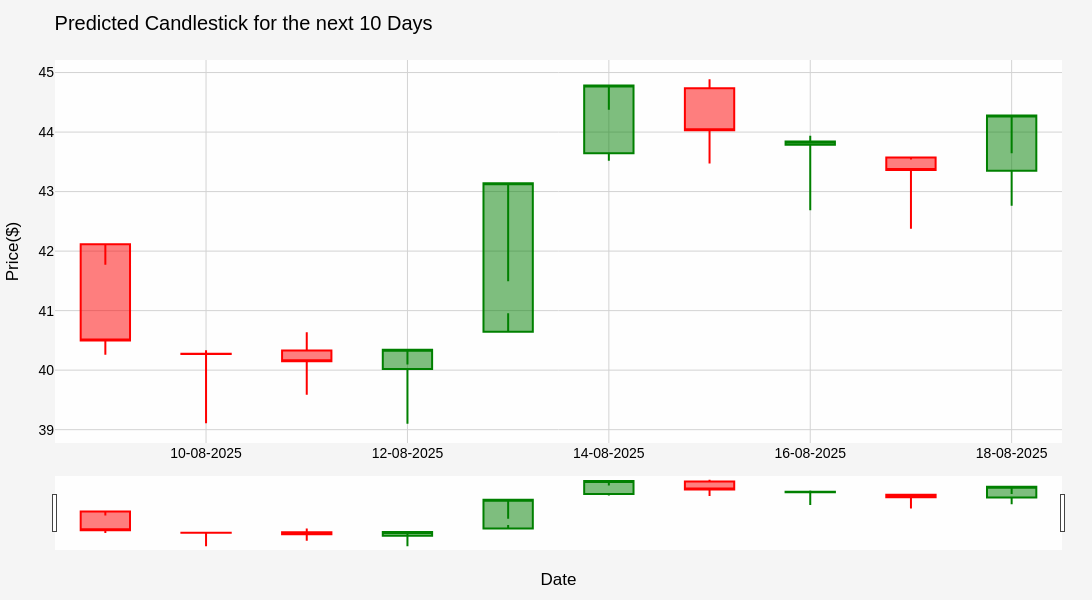

The cell this chart's notebook holds for it:
### Code cell
predicted_data_next_10_days = np.array(latest_prediction).reshape(-1, 5)


predicted_open_scaled  = predicted_data_next_10_days[:, 0].reshape(-1, 1)
predicted_high_scaled  = predicted_data_next_10_days[:, 1].reshape(-1, 1)
predicted_low_scaled   = predicted_data_next_10_days[:, 2].reshape(-1, 1)
predicted_close_scaled = predicted_data_next_10_days[:, 4].reshape(-1, 1)

predicted_open = scalers['Open'].inverse_transform(predicted_open_scaled)
predicted_high = scalers['High'].inverse_transform(predicted_high_scaled)
predicted_low = scalers['Low'].inverse_transform(predicted_low_scaled)
predicted_close = scalers['Close'].inverse_transform(predicted_close_scaled)

last_date=df['Date'].max()
next_10_days = [last_date + timedelta(days=i) for i in range(1, 11)]

candlestick=go.Candlestick(
    x =next_10_days,
    open=predicted_open.flatten(),
    high=predicted_high.flatten(),
    low=predicted_low.flatten(),
    close=predicted_close.flatten(),
    increasing_line_color='green',
    decreasing_line_color='red',
    name='Predicted Candlestick'
)

fig = go.Figure(data=[candlestick])

fig.update_layout(
    title='Predicted Candlestick for the next 10 Days',
    xaxis_title='Date',
    yaxis_title='Price($)',
    plot_bgcolor='rgba(255, 255, 255, 0.95)',
    paper_bgcolor='rgba(245, 245, 245, 1)',
    font=dict(family='Arial', size=14, color='#000000'),
    height=600,
    width=1450,
    xaxis=dict(showgrid=True, gridcolor='lightgray'),
    yaxis=dict(showgrid=True, gridcolor='lightgray'),
    margin=dict(l=50, r=30, t=60, b=50),
    hovermode='x unified'
)

fig.update_xaxes(tickformat='%d-%m-%Y')

fig.show()

### Figure 1 — Plotly figure (JSON) as saved in the notebook; plotly's stock layout.template omitted (floating-point values rounded to 4 significant figures; data arrays with more than 128 entries replaced by an {"elided": "..."} marker saying what was removed)
{"data": [{"close": {"elided": "1508 float values"}, "decreasing": {"line": {"color": "red"}}, "high": {"elided": "1508 float values"}, "increasing": {"line": {"color": "green"}}, "low": {"elided": "1508 float values"}, "name": "Predicted Candlestick", "open": {"elided": "1508 float values"}, "type": "candlestick", "x": ["2025-08-09T00:00:00-04:00", "2025-08-10T00:00:00-04:00", "2025-08-11T00:00:00-04:00", "2025-08-12T00:00:00-04:00", "2025-08-13T00:00:00-04:00", "2025-08-14T00:00:00-04:00", "2025-08-15T00:00:00-04:00", "2025-08-16T00:00:00-04:00", "2025-08-17T00:00:00-04:00", "2025-08-18T00:00:00-04:00"]}], "layout": {"font": {"color": "#000000", "family": "Arial", "size": 14}, "height": 600, "hovermode": "x unified", "margin": {"b": 50, "l": 50, "r": 30, "t": 60}, "paper_bgcolor": "rgba(245, 245, 245, 1)", "plot_bgcolor": "rgba(255, 255, 255, 0.95)", "title": {"text": "Predicted Candlestick for the next 10 Days"}, "width": 1450, "xaxis": {"gridcolor": "lightgray", "showgrid": true, "tickformat": "%d-%m-%Y", "title": {"text": "Date"}}, "yaxis": {"gridcolor": "lightgray", "showgrid": true, "title": {"text": "Price($)"}}}}
